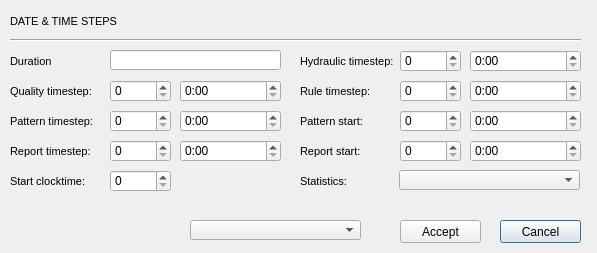
<?xml version="1.0" encoding="UTF-8"?>
<ui version="4.0">
 <class>Dialog</class>
 <widget class="QDialog" name="Dialog">
  <property name="geometry">
   <rect>
    <x>0</x>
    <y>0</y>
    <width>597</width>
    <height>253</height>
   </rect>
  </property>
  <property name="windowTitle">
   <string>Dialog</string>
  </property>
  <widget class="QLabel" name="label_quality_timestep">
   <property name="geometry">
    <rect>
     <x>10</x>
     <y>80</y>
     <width>121</width>
     <height>22</height>
    </rect>
   </property>
   <property name="font">
    <font>
     <pointsize>8</pointsize>
     <italic>false</italic>
    </font>
   </property>
   <property name="frameShape">
    <enum>QFrame::NoFrame</enum>
   </property>
   <property name="frameShadow">
    <enum>QFrame::Plain</enum>
   </property>
   <property name="text">
    <string>Quality timestep:</string>
   </property>
   <property name="textFormat">
    <enum>Qt::AutoText</enum>
   </property>
   <property name="scaledContents">
    <bool>false</bool>
   </property>
   <property name="alignment">
    <set>Qt::AlignLeading|Qt::AlignLeft|Qt::AlignVCenter</set>
   </property>
   <property name="margin">
    <number>3</number>
   </property>
  </widget>
  <widget class="QLabel" name="label_duration">
   <property name="geometry">
    <rect>
     <x>10</x>
     <y>50</y>
     <width>61</width>
     <height>22</height>
    </rect>
   </property>
   <property name="font">
    <font>
     <pointsize>8</pointsize>
     <italic>false</italic>
    </font>
   </property>
   <property name="frameShape">
    <enum>QFrame::NoFrame</enum>
   </property>
   <property name="frameShadow">
    <enum>QFrame::Plain</enum>
   </property>
   <property name="text">
    <string>Duration</string>
   </property>
   <property name="textFormat">
    <enum>Qt::AutoText</enum>
   </property>
   <property name="scaledContents">
    <bool>false</bool>
   </property>
   <property name="alignment">
    <set>Qt::AlignLeading|Qt::AlignLeft|Qt::AlignVCenter</set>
   </property>
   <property name="margin">
    <number>3</number>
   </property>
  </widget>
  <widget class="QLabel" name="label_date_time_steps">
   <property name="geometry">
    <rect>
     <x>10</x>
     <y>10</y>
     <width>111</width>
     <height>22</height>
    </rect>
   </property>
   <property name="font">
    <font>
     <pointsize>8</pointsize>
     <italic>false</italic>
    </font>
   </property>
   <property name="frameShape">
    <enum>QFrame::NoFrame</enum>
   </property>
   <property name="frameShadow">
    <enum>QFrame::Plain</enum>
   </property>
   <property name="text">
    <string>DATE &amp; TIME STEPS</string>
   </property>
   <property name="textFormat">
    <enum>Qt::AutoText</enum>
   </property>
   <property name="scaledContents">
    <bool>false</bool>
   </property>
   <property name="alignment">
    <set>Qt::AlignLeading|Qt::AlignLeft|Qt::AlignVCenter</set>
   </property>
   <property name="margin">
    <number>3</number>
   </property>
  </widget>
  <widget class="Line" name="line">
   <property name="geometry">
    <rect>
     <x>10</x>
     <y>30</y>
     <width>571</width>
     <height>20</height>
    </rect>
   </property>
   <property name="orientation">
    <enum>Qt::Horizontal</enum>
   </property>
  </widget>
  <widget class="QLabel" name="label_report_timestep">
   <property name="geometry">
    <rect>
     <x>10</x>
     <y>140</y>
     <width>91</width>
     <height>22</height>
    </rect>
   </property>
   <property name="font">
    <font>
     <pointsize>8</pointsize>
     <italic>false</italic>
    </font>
   </property>
   <property name="frameShape">
    <enum>QFrame::NoFrame</enum>
   </property>
   <property name="frameShadow">
    <enum>QFrame::Plain</enum>
   </property>
   <property name="text">
    <string>Report timestep:</string>
   </property>
   <property name="textFormat">
    <enum>Qt::AutoText</enum>
   </property>
   <property name="scaledContents">
    <bool>false</bool>
   </property>
   <property name="alignment">
    <set>Qt::AlignLeading|Qt::AlignLeft|Qt::AlignVCenter</set>
   </property>
   <property name="margin">
    <number>3</number>
   </property>
  </widget>
  <widget class="QLabel" name="label_pattern_timestep">
   <property name="geometry">
    <rect>
     <x>10</x>
     <y>110</y>
     <width>101</width>
     <height>22</height>
    </rect>
   </property>
   <property name="font">
    <font>
     <pointsize>8</pointsize>
     <italic>false</italic>
    </font>
   </property>
   <property name="frameShape">
    <enum>QFrame::NoFrame</enum>
   </property>
   <property name="frameShadow">
    <enum>QFrame::Plain</enum>
   </property>
   <property name="text">
    <string>Pattern timestep:</string>
   </property>
   <property name="textFormat">
    <enum>Qt::AutoText</enum>
   </property>
   <property name="scaledContents">
    <bool>false</bool>
   </property>
   <property name="alignment">
    <set>Qt::AlignLeading|Qt::AlignLeft|Qt::AlignVCenter</set>
   </property>
   <property name="margin">
    <number>3</number>
   </property>
  </widget>
  <widget class="QLabel" name="label_report_start">
   <property name="geometry">
    <rect>
     <x>300</x>
     <y>140</y>
     <width>81</width>
     <height>22</height>
    </rect>
   </property>
   <property name="font">
    <font>
     <pointsize>8</pointsize>
     <italic>false</italic>
    </font>
   </property>
   <property name="frameShape">
    <enum>QFrame::NoFrame</enum>
   </property>
   <property name="frameShadow">
    <enum>QFrame::Plain</enum>
   </property>
   <property name="text">
    <string>Report start:</string>
   </property>
   <property name="textFormat">
    <enum>Qt::AutoText</enum>
   </property>
   <property name="scaledContents">
    <bool>false</bool>
   </property>
   <property name="alignment">
    <set>Qt::AlignLeading|Qt::AlignLeft|Qt::AlignVCenter</set>
   </property>
   <property name="margin">
    <number>3</number>
   </property>
  </widget>
  <widget class="QLabel" name="label_rule_timestep">
   <property name="geometry">
    <rect>
     <x>300</x>
     <y>80</y>
     <width>91</width>
     <height>22</height>
    </rect>
   </property>
   <property name="font">
    <font>
     <pointsize>8</pointsize>
     <italic>false</italic>
    </font>
   </property>
   <property name="frameShape">
    <enum>QFrame::NoFrame</enum>
   </property>
   <property name="frameShadow">
    <enum>QFrame::Plain</enum>
   </property>
   <property name="text">
    <string>Rule timestep:</string>
   </property>
   <property name="textFormat">
    <enum>Qt::AutoText</enum>
   </property>
   <property name="scaledContents">
    <bool>false</bool>
   </property>
   <property name="alignment">
    <set>Qt::AlignLeading|Qt::AlignLeft|Qt::AlignVCenter</set>
   </property>
   <property name="margin">
    <number>3</number>
   </property>
  </widget>
  <widget class="QLabel" name="label_hydraulic_timestep">
   <property name="geometry">
    <rect>
     <x>300</x>
     <y>50</y>
     <width>111</width>
     <height>22</height>
    </rect>
   </property>
   <property name="font">
    <font>
     <pointsize>8</pointsize>
     <italic>false</italic>
    </font>
   </property>
   <property name="frameShape">
    <enum>QFrame::NoFrame</enum>
   </property>
   <property name="frameShadow">
    <enum>QFrame::Plain</enum>
   </property>
   <property name="text">
    <string>Hydraulic timestep:</string>
   </property>
   <property name="textFormat">
    <enum>Qt::AutoText</enum>
   </property>
   <property name="scaledContents">
    <bool>false</bool>
   </property>
   <property name="alignment">
    <set>Qt::AlignLeading|Qt::AlignLeft|Qt::AlignVCenter</set>
   </property>
   <property name="margin">
    <number>3</number>
   </property>
  </widget>
  <widget class="QLabel" name="label_statistic">
   <property name="geometry">
    <rect>
     <x>300</x>
     <y>170</y>
     <width>81</width>
     <height>22</height>
    </rect>
   </property>
   <property name="font">
    <font>
     <pointsize>8</pointsize>
     <italic>false</italic>
    </font>
   </property>
   <property name="frameShape">
    <enum>QFrame::NoFrame</enum>
   </property>
   <property name="frameShadow">
    <enum>QFrame::Plain</enum>
   </property>
   <property name="text">
    <string>Statistics:</string>
   </property>
   <property name="textFormat">
    <enum>Qt::AutoText</enum>
   </property>
   <property name="scaledContents">
    <bool>false</bool>
   </property>
   <property name="alignment">
    <set>Qt::AlignLeading|Qt::AlignLeft|Qt::AlignVCenter</set>
   </property>
   <property name="margin">
    <number>3</number>
   </property>
  </widget>
  <widget class="QLabel" name="label_pattern_start">
   <property name="geometry">
    <rect>
     <x>300</x>
     <y>110</y>
     <width>111</width>
     <height>22</height>
    </rect>
   </property>
   <property name="font">
    <font>
     <pointsize>8</pointsize>
     <italic>false</italic>
    </font>
   </property>
   <property name="frameShape">
    <enum>QFrame::NoFrame</enum>
   </property>
   <property name="frameShadow">
    <enum>QFrame::Plain</enum>
   </property>
   <property name="text">
    <string>Pattern start:</string>
   </property>
   <property name="textFormat">
    <enum>Qt::AutoText</enum>
   </property>
   <property name="scaledContents">
    <bool>false</bool>
   </property>
   <property name="alignment">
    <set>Qt::AlignLeading|Qt::AlignLeft|Qt::AlignVCenter</set>
   </property>
   <property name="margin">
    <number>3</number>
   </property>
  </widget>
  <widget class="QLabel" name="label_start_clocktime">
   <property name="geometry">
    <rect>
     <x>10</x>
     <y>170</y>
     <width>101</width>
     <height>22</height>
    </rect>
   </property>
   <property name="font">
    <font>
     <pointsize>8</pointsize>
     <italic>false</italic>
    </font>
   </property>
   <property name="frameShape">
    <enum>QFrame::NoFrame</enum>
   </property>
   <property name="frameShadow">
    <enum>QFrame::Plain</enum>
   </property>
   <property name="text">
    <string>Start clocktime:</string>
   </property>
   <property name="textFormat">
    <enum>Qt::AutoText</enum>
   </property>
   <property name="scaledContents">
    <bool>false</bool>
   </property>
   <property name="alignment">
    <set>Qt::AlignLeading|Qt::AlignLeft|Qt::AlignVCenter</set>
   </property>
   <property name="margin">
    <number>3</number>
   </property>
  </widget>
  <widget class="QTimeEdit" name="quality_timestep">
   <property name="geometry">
    <rect>
     <x>180</x>
     <y>80</y>
     <width>101</width>
     <height>22</height>
    </rect>
   </property>
   <property name="maximumDateTime">
    <datetime>
     <hour>23</hour>
     <minute>59</minute>
     <second>59</second>
     <year>2000</year>
     <month>1</month>
     <day>1</day>
    </datetime>
   </property>
   <property name="displayFormat">
    <string>H:mm</string>
   </property>
   <property name="calendarPopup">
    <bool>false</bool>
   </property>
  </widget>
  <widget class="QTimeEdit" name="report_timestep">
   <property name="geometry">
    <rect>
     <x>180</x>
     <y>140</y>
     <width>101</width>
     <height>22</height>
    </rect>
   </property>
   <property name="displayFormat">
    <string>H:mm</string>
   </property>
  </widget>
  <widget class="QTimeEdit" name="hydraulic_timestep">
   <property name="geometry">
    <rect>
     <x>470</x>
     <y>50</y>
     <width>111</width>
     <height>22</height>
    </rect>
   </property>
   <property name="displayFormat">
    <string>H:mm</string>
   </property>
  </widget>
  <widget class="QTimeEdit" name="rule_timestep">
   <property name="geometry">
    <rect>
     <x>470</x>
     <y>80</y>
     <width>111</width>
     <height>22</height>
    </rect>
   </property>
   <property name="displayFormat">
    <string>H:mm</string>
   </property>
  </widget>
  <widget class="QTimeEdit" name="pattern_start">
   <property name="geometry">
    <rect>
     <x>470</x>
     <y>110</y>
     <width>111</width>
     <height>22</height>
    </rect>
   </property>
   <property name="displayFormat">
    <string>H:mm</string>
   </property>
  </widget>
  <widget class="QLineEdit" name="duration">
   <property name="geometry">
    <rect>
     <x>110</x>
     <y>50</y>
     <width>171</width>
     <height>20</height>
    </rect>
   </property>
   <property name="font">
    <font>
     <italic>true</italic>
    </font>
   </property>
   <property name="text">
    <string/>
   </property>
  </widget>
  <widget class="QTimeEdit" name="pattern_timestep">
   <property name="geometry">
    <rect>
     <x>180</x>
     <y>110</y>
     <width>101</width>
     <height>22</height>
    </rect>
   </property>
   <property name="displayFormat">
    <string>H:mm</string>
   </property>
  </widget>
  <widget class="QTimeEdit" name="report_start">
   <property name="geometry">
    <rect>
     <x>470</x>
     <y>140</y>
     <width>111</width>
     <height>22</height>
    </rect>
   </property>
   <property name="displayFormat">
    <string>H:mm</string>
   </property>
  </widget>
  <widget class="QComboBox" name="statistic">
   <property name="geometry">
    <rect>
     <x>399</x>
     <y>170</y>
     <width>181</width>
     <height>20</height>
    </rect>
   </property>
  </widget>
  <widget class="QPushButton" name="btn_cancel">
   <property name="geometry">
    <rect>
     <x>500</x>
     <y>220</y>
     <width>81</width>
     <height>23</height>
    </rect>
   </property>
   <property name="text">
    <string>Cancel</string>
   </property>
  </widget>
  <widget class="QPushButton" name="btn_accept">
   <property name="geometry">
    <rect>
     <x>400</x>
     <y>220</y>
     <width>81</width>
     <height>23</height>
    </rect>
   </property>
   <property name="text">
    <string>Accept</string>
   </property>
  </widget>
  <widget class="QSpinBox" name="pattern_start_day">
   <property name="geometry">
    <rect>
     <x>400</x>
     <y>110</y>
     <width>61</width>
     <height>22</height>
    </rect>
   </property>
  </widget>
  <widget class="QSpinBox" name="hydraulic_timestep_day">
   <property name="geometry">
    <rect>
     <x>400</x>
     <y>50</y>
     <width>61</width>
     <height>22</height>
    </rect>
   </property>
  </widget>
  <widget class="QSpinBox" name="rule_timestep_day">
   <property name="geometry">
    <rect>
     <x>400</x>
     <y>80</y>
     <width>61</width>
     <height>22</height>
    </rect>
   </property>
  </widget>
  <widget class="QSpinBox" name="report_start_day">
   <property name="geometry">
    <rect>
     <x>400</x>
     <y>140</y>
     <width>61</width>
     <height>22</height>
    </rect>
   </property>
  </widget>
  <widget class="QSpinBox" name="quality_timestep_day">
   <property name="geometry">
    <rect>
     <x>110</x>
     <y>80</y>
     <width>61</width>
     <height>22</height>
    </rect>
   </property>
  </widget>
  <widget class="QSpinBox" name="pattern_timestep_day">
   <property name="geometry">
    <rect>
     <x>110</x>
     <y>110</y>
     <width>61</width>
     <height>22</height>
    </rect>
   </property>
  </widget>
  <widget class="QSpinBox" name="report_timestep_day">
   <property name="geometry">
    <rect>
     <x>110</x>
     <y>140</y>
     <width>61</width>
     <height>22</height>
    </rect>
   </property>
  </widget>
  <widget class="QSpinBox" name="start_clocktime">
   <property name="geometry">
    <rect>
     <x>110</x>
     <y>170</y>
     <width>61</width>
     <height>22</height>
    </rect>
   </property>
   <property name="maximum">
    <number>23</number>
   </property>
  </widget>
  <widget class="QComboBox" name="start_clocktime_">
   <property name="geometry">
    <rect>
     <x>190</x>
     <y>220</y>
     <width>171</width>
     <height>20</height>
    </rect>
   </property>
  </widget>
 </widget>
 <tabstops>
  <tabstop>duration</tabstop>
  <tabstop>quality_timestep</tabstop>
  <tabstop>pattern_timestep</tabstop>
  <tabstop>report_timestep</tabstop>
  <tabstop>hydraulic_timestep</tabstop>
  <tabstop>rule_timestep</tabstop>
  <tabstop>pattern_start</tabstop>
  <tabstop>report_start</tabstop>
  <tabstop>statistic</tabstop>
 </tabstops>
 <resources/>
 <connections/>
</ui>
